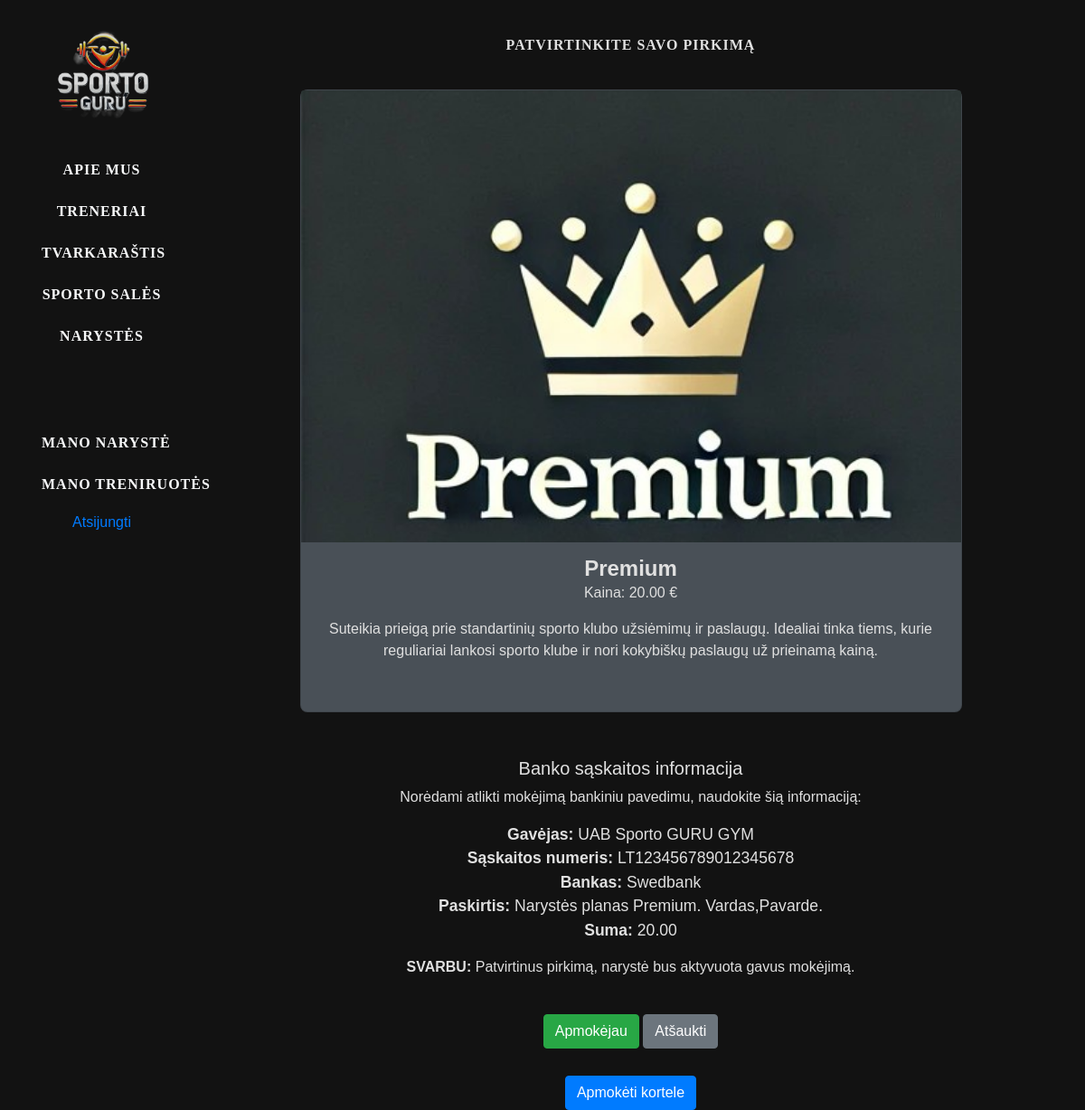
Page /gympro/pirkti-naryste/1/ (signed in) on the earlier database version.
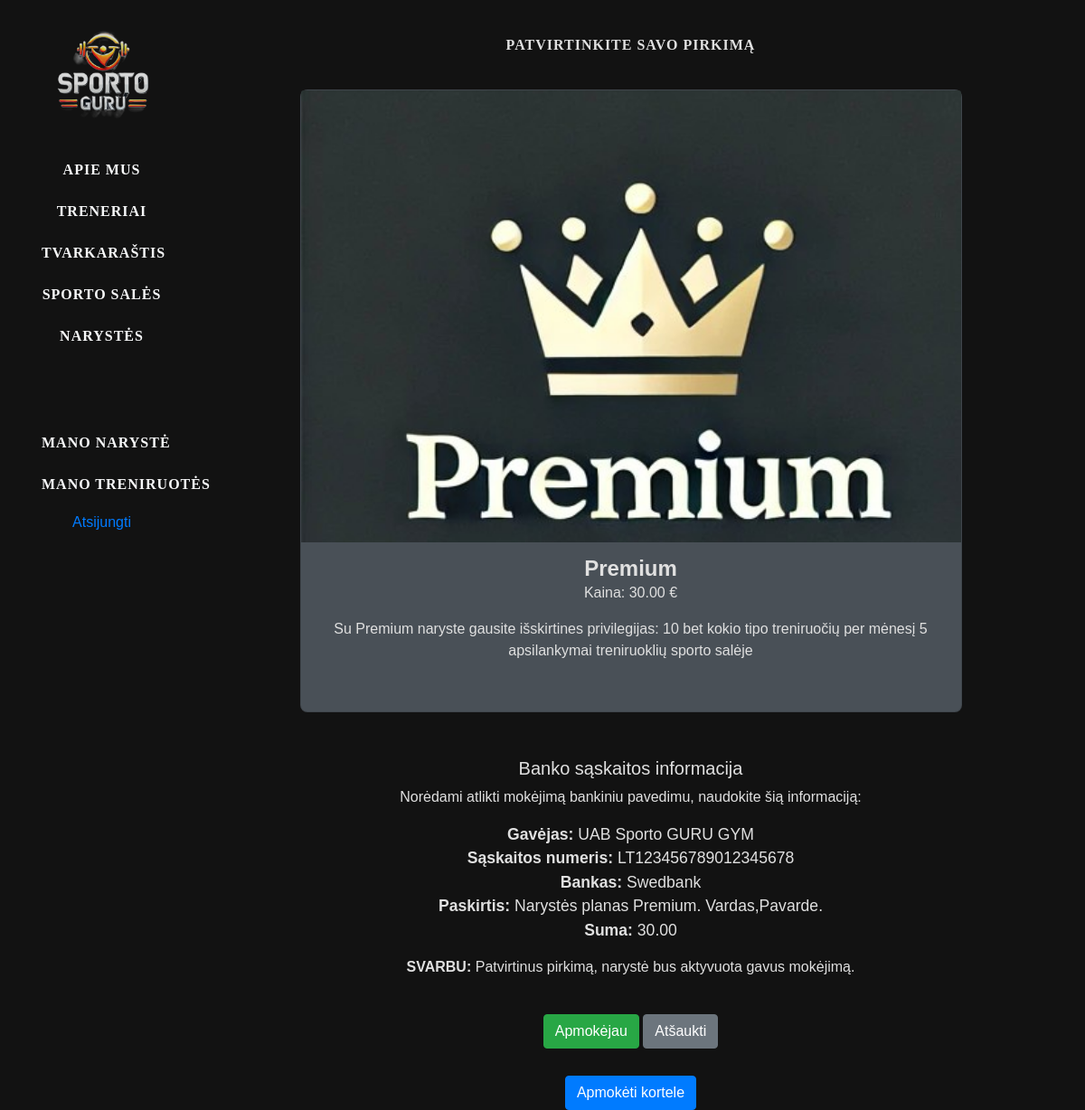
Same page on the later database version.
### gympro/models.py (models this page shows, shortened)
class MembershipPlan(models.Model):
    name = models.CharField(max_length=100, unique=True)
    description = models.TextField("Aprašymas", max_length=500, help_text="Plano aprašymas")
    monthly_fee = models.DecimalField(max_digits=10, decimal_places=2)
    photo = models.ImageField(upload_to='membership_logos/', blank=True, null=True)
    access_level = models.CharField(
        max_length=50,
        choices=[
            ('paprastas', 'Paprastas'),
            ('premium', 'Premium'),
            ('platinum', 'Platinum')]
    )
    class Meta:
        ordering = ["name"]
        verbose_name = "Narystė"
        verbose_name_plural = "Narystės"

### gympro/views.py (the view)
# urls.py: path('pirkti-naryste/<int:narystes_id>/', views.pirkti_naryste, name='pirkti_naryste'),
@login_required
def pirkti_naryste(request, narystes_id):
    naryste = get_object_or_404(MembershipPlan, id=narystes_id)
    member = request.user.member
    context = {
        'naryste': naryste,
        'member': member,
    }
    return render(request, 'patvirtinti_pirkima.html', context=context)

### gympro/templates/patvirtinti_pirkima.html (shortened to what this page needs)
{% extends "base.html" %}
{% block content %}
{% load static %}
<div class="col-sm-10">
    <h4>Patvirtinkite savo pirkimą</h4>
    <div class="container" style="display: flex; justify-content: center; gap: 20px;">
        <div class="card" style="width: 80%; margin: 20px 0; border-radius: 8px; background-color: #495057">
            {% if naryste.photo %}
                <img src="{{ naryste.photo.url }}" class="card-img-top" alt="logotipas" style="height: 500px; ">
            {% else %}
                <img src="{% static 'images/logo.png' %}" class="card-img-top" alt="logotipas">
            {% endif %}
            <div class="card-body">
                <h5 class="card-title">{{ naryste.name }}</h5>
                <p>Kaina: {{ naryste.monthly_fee }} €</p>
                <p>{{ naryste.description }}</p>
                <br>
            </div>
        </div>
    </div>
    <div class="container" style="margin-top: 30px; text-align: center;">
        <h5>Banko sąskaitos informacija</h5>
        <p>Norėdami atlikti mokėjimą bankiniu pavedimu, naudokite šią informaciją:</p>
        <ul style="list-style-type: none; padding: 0; font-size: 1.1rem;">
            <li><strong>Gavėjas:</strong> UAB Sporto GURU GYM</li>
            <li><strong>Sąskaitos numeris:</strong> LT123456789012345678</li>
            <li><strong>Bankas:</strong> Swedbank</li>
            <li><strong>Paskirtis:</strong> Narystės planas {{ naryste.name }}. Vardas,Pavarde.</li>
            <li><strong>Suma:</strong>  {{ naryste.monthly_fee }}</li>
        </ul>
        <p><strong>SVARBU:</strong> Patvirtinus pirkimą, narystė bus aktyvuota gavus mokėjimą.</p>
        <br>
        {% if member.membership_type == naryste %}
            <button class="btn btn-success" disabled>Jūs jau turite šią narystę</button>
        {% else %}
            <a href="{% url 'patvirtinti_pirkima' naryste.id %}" class="btn btn-success">Apmokėjau</a>
        {% endif %}
            <a href="{% url 'narystes' %}" class="btn btn-secondary">Atšaukti</a>
    </div>
        <div class="container" style="margin-top: 30px; text-align: center;">
            <form method="post" action="{% url 'korteles_apmokejimas' naryste.id %}">
                {% if member.membership_type == naryste %}
                    <br>
                {% else %}
                    <button type="submit" class="btn btn-primary">Apmokėti kortele</button>
                {% endif %}
            </form>
        </div>
</div>
{% endblock %}

Differences in the rows shown:
changed MembershipPlan "Premium": monthly_fee "20.00" → "30.00"; description "Suteikia prieigą prie standartinių sporto klubo užsiėmimų ir paslaugų. Idealiai tinka tiems, kurie reguliariai lankosi sporto klube ir nori kokybiškų paslaugų už prieinamą kainą." → "Su Premium naryste gausite išskirtines privilegijas: 10 bet kokio tipo treniruočių per mėnesį 5 apsilankymai treniruoklių sporto salėje"
